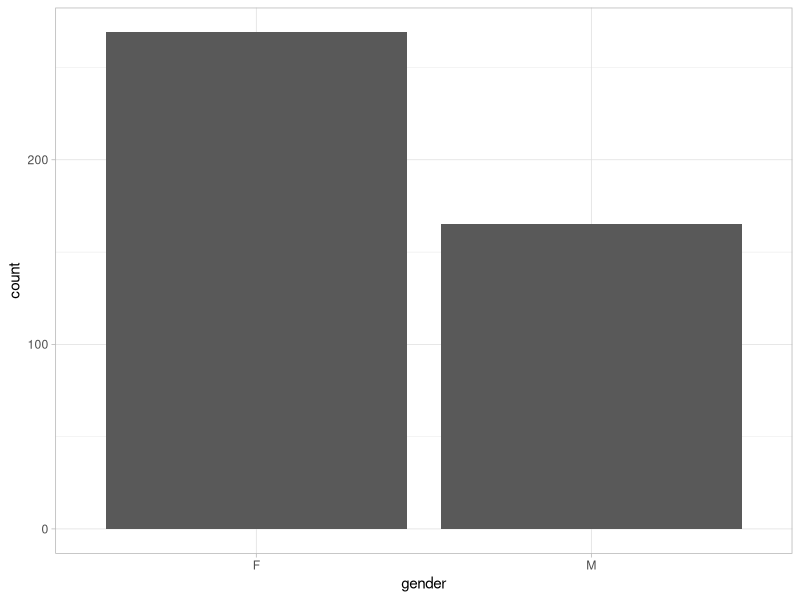
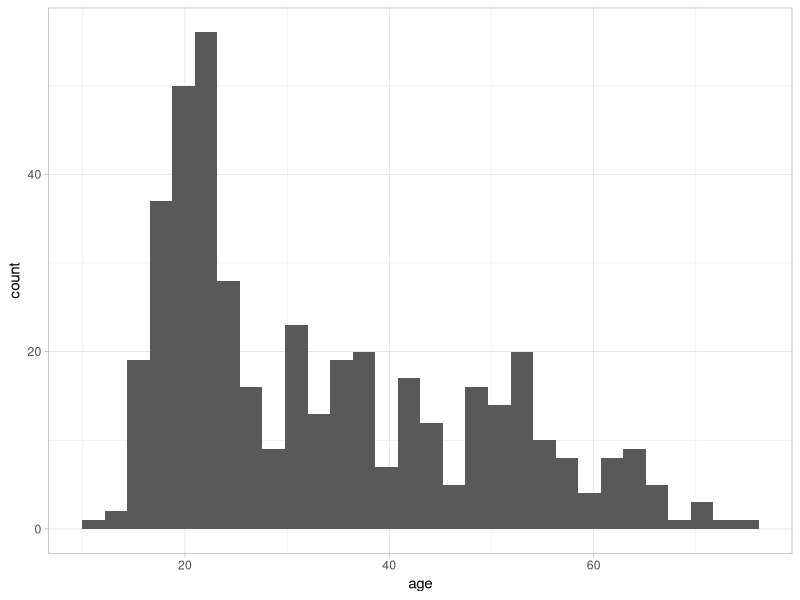
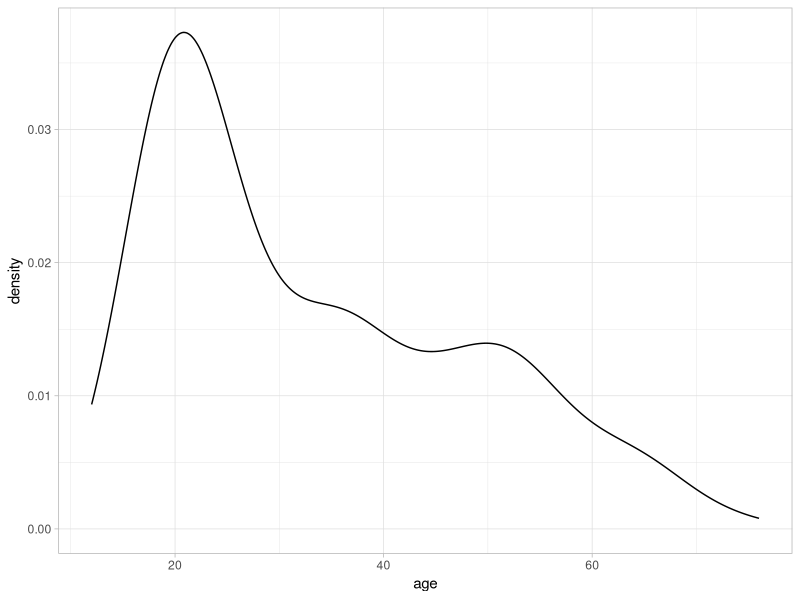
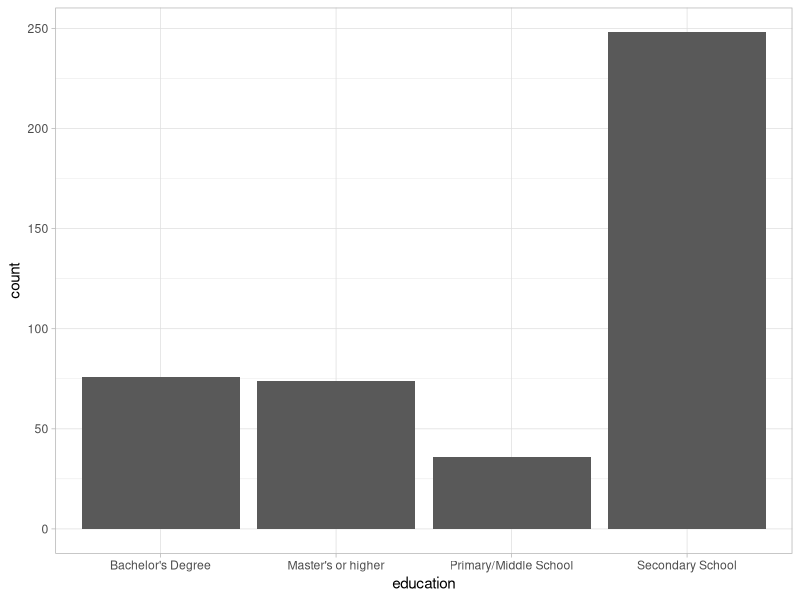
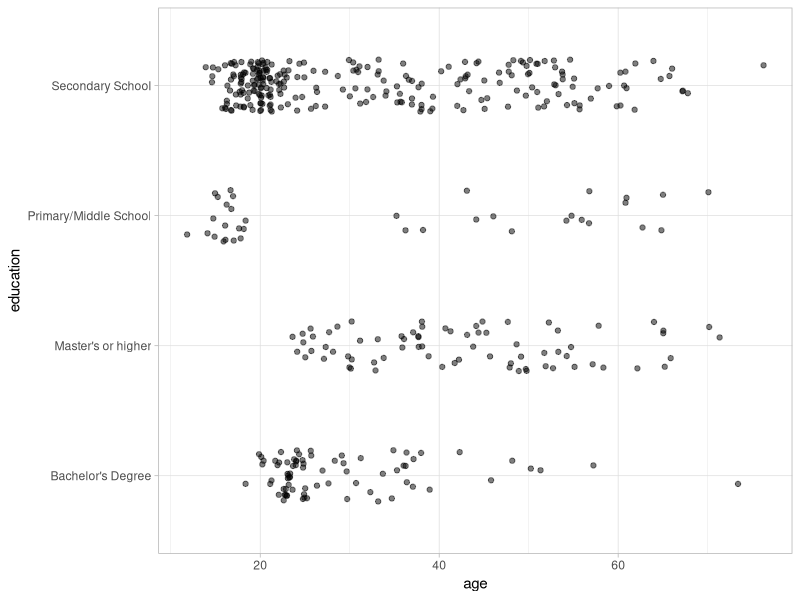
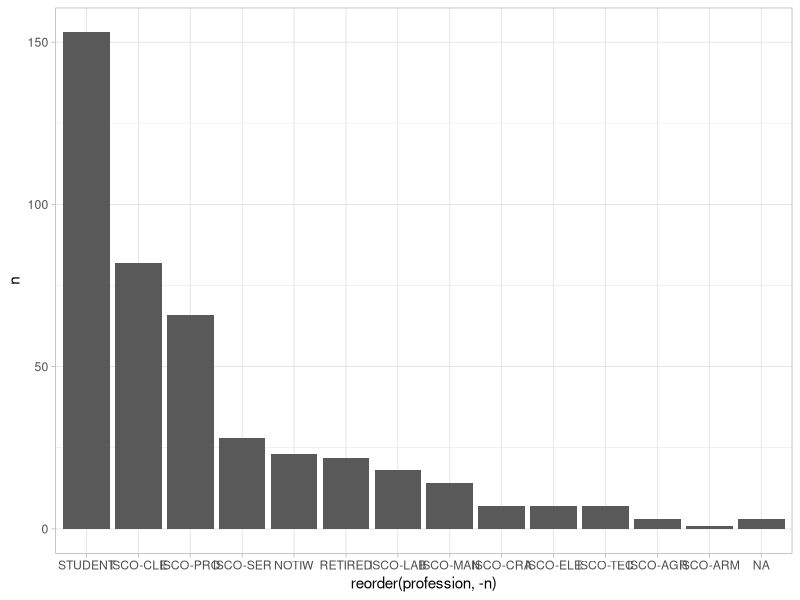
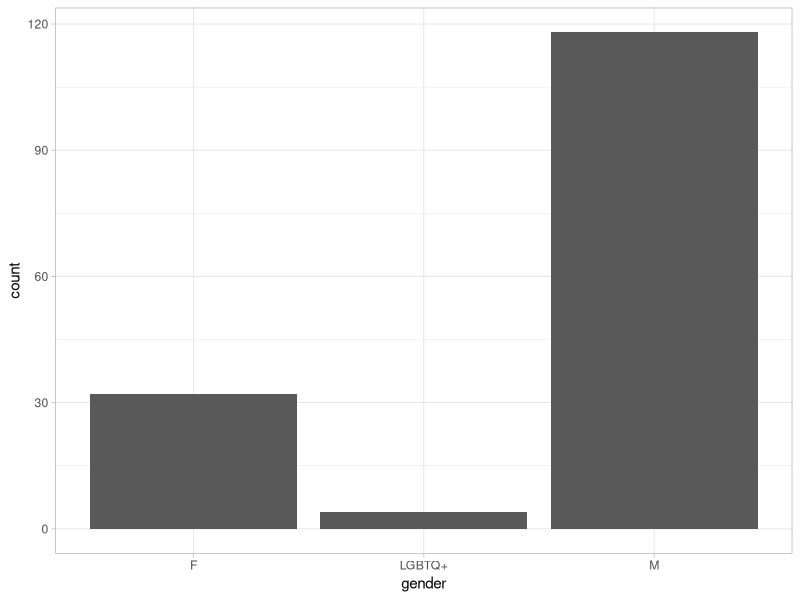
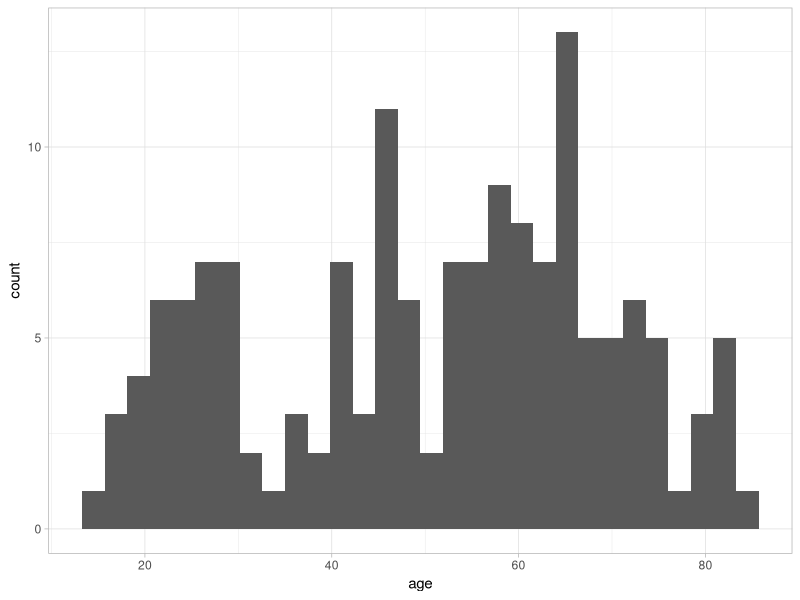

The R source for these figures, in order:
## ---- chunk 1
knitr::opts_chunk$set(echo = TRUE)
knitr::opts_knit$set(root.dir = here::here())
library(tidyverse)
theme_set(theme_light())
## ---- chunk 2
headings_em <- read_csv("data/raw/headings-emilian.csv")
headings_eo <- read_csv("data/raw/headings-esperanto.csv")

emilian <- read_csv("data/raw/emilian-clean.csv", skip = 1, col_names = headings_em$new)
esperanto <- read_csv("data/raw/esperanto-clean.csv", skip = 1, col_names = headings_eo$new) %>%
  mutate(
    age = str_remove(age, "jaroj"),
    age = as.numeric(age)
  )
## ---- chunk 3
emilian %>%
  ggplot(aes(gender)) +
  geom_bar()
## ---- chunk 4
emilian %>%
  ggplot(aes(age)) +
  geom_histogram()

emilian %>%
  ggplot(aes(age)) +
  geom_density()
## ---- chunk 5
emilian %>%
  ggplot(aes(education)) +
  geom_bar()
## ---- chunk 6
emilian %>%
  ggplot(aes(age, education)) +
  geom_jitter(height = 0.2, alpha = 0.5)
## ---- chunk 7
emilian %>%
  count(profession) %>%
  ggplot(aes(reorder(profession, -n), n)) +
  geom_bar(stat = "identity")
## ---- chunk 8
esperanto %>%
  ggplot(aes(gender)) +
  geom_bar()
## ---- chunk 9
esperanto %>%
  ggplot(aes(age)) +
  geom_histogram()

esperanto %>%
  ggplot(aes(age)) +
  geom_density()
## ---- chunk 10
esperanto %>%
  ggplot(aes(education)) +
  geom_bar()
## ---- chunk 11
esperanto %>%
  ggplot(aes(age, education)) +
  geom_jitter(height = 0.2, alpha = 0.5)
## ---- chunk 12
esperanto %>%
  count(profession) %>%
  ggplot(aes(reorder(profession, -n), n)) +
  geom_bar(stat = "identity")
